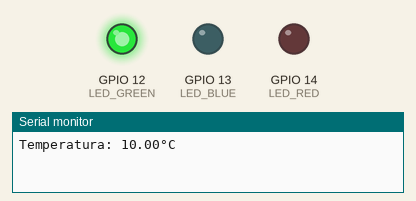
A sketch run on a simulated ESP32. On the bench: output pins drawn as LEDs (lit = HIGH), the last lines printed to the serial monitor. Random numbers use the default seed unless the sketch sets one.

Above: at 0.1 s.
At 18.1 s:
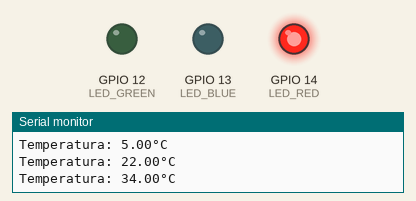
At 34.1 s:
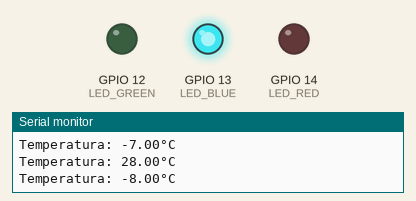
Timing chart, 0 to 37.5 s (numbered marks = the images above):
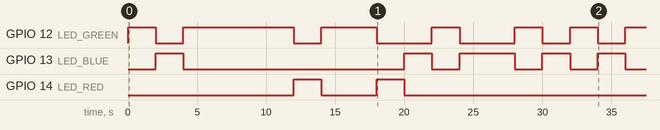

The sketch:

sketch.ino
```cpp
#define LED_BLUE 13    // Pino do LED azul
#define LED_GREEN 12   // Pino do LED verde
#define LED_RED 14     // Pino do LED vermelho

void setup() {
  pinMode(LED_BLUE, OUTPUT);
  pinMode(LED_GREEN, OUTPUT);
  pinMode(LED_RED, OUTPUT);

  Serial.begin(115200);
  randomSeed(analogRead(0));  // Inicializa o gerador de números aleatórios
}

void loop() {
  float temperature = random(-10, 41);  // Gera uma "temperatura" aleatória entre -10 e 40°C

  Serial.print("Temperatura: ");
  Serial.print(temperature);
  Serial.println("°C");

  if (temperature < 0) {
    digitalWrite(LED_BLUE, HIGH);
    digitalWrite(LED_GREEN, LOW);
    digitalWrite(LED_RED, LOW);
  } else if (temperature < 30) {
    digitalWrite(LED_BLUE, LOW);
    digitalWrite(LED_GREEN, HIGH);
    digitalWrite(LED_RED, LOW);
  } else {
    digitalWrite(LED_BLUE, LOW);
    digitalWrite(LED_GREEN, LOW);
    digitalWrite(LED_RED, HIGH);
  }

  delay(2000);  // Espera 2 segundos para a próxima leitura
}
```

Measured:
- by itself, GPIO 12 (LED_GREEN): LOW → HIGH at 0.00 s, → LOW 2.0 s later, → HIGH 2.0 s later, → LOW 8.0 s later, … (13 changes in this stretch)
- by itself, GPIO 13 (LED_BLUE): LOW → HIGH at 2.0 s, → LOW 2.0 s later, → HIGH 16.0 s later, → LOW 2.0 s later, … (10 changes in this stretch)
- by itself, GPIO 14 (LED_RED): LOW → HIGH at 12.0 s, → LOW 2.0 s later, → HIGH 4.0 s later, → LOW 2.0 s later, … (4 changes in this stretch)
